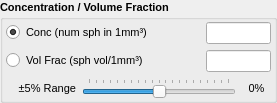
       <widget class="QGroupBox" name="groupBox_Conc">
        <property name="minimumSize">
         <size>
          <width>0</width>
          <height>0</height>
         </size>
        </property>
        <property name="font">
         <font>
          <family>Arial</family>
          <pointsize>8</pointsize>
          <bold>true</bold>
         </font>
        </property>
        <property name="title">
         <string>Concentration / Volume Fraction</string>
        </property>
        <layout class="QGridLayout" name="gridLayout_15">
         <property name="leftMargin">
          <number>3</number>
         </property>
         <property name="topMargin">
          <number>3</number>
         </property>
         <property name="rightMargin">
          <number>3</number>
         </property>
         <property name="bottomMargin">
          <number>2</number>
         </property>
         <item row="1" column="5" colspan="2">
          <widget class="QLineEdit" name="lineEdit_VolFrac">
           <property name="sizePolicy">
            <sizepolicy hsizetype="MinimumExpanding" vsizetype="Fixed">
             <horstretch>0</horstretch>
             <verstretch>0</verstretch>
            </sizepolicy>
           </property>
           <property name="minimumSize">
            <size>
             <width>45</width>
             <height>0</height>
            </size>
           </property>
           <property name="maximumSize">
            <size>
             <width>65</width>
             <height>16777215</height>
            </size>
           </property>
           <property name="font">
            <font>
             <family>Arial</family>
             <pointsize>8</pointsize>
             <bold>false</bold>
            </font>
           </property>
           <property name="alignment">
            <set>Qt::AlignRight|Qt::AlignTrailing|Qt::AlignVCenter</set>
           </property>
          </widget>
         </item>
         <item row="0" column="5" colspan="2">
          <widget class="QLineEdit" name="lineEdit_NumDen">
           <property name="sizePolicy">
            <sizepolicy hsizetype="MinimumExpanding" vsizetype="Fixed">
             <horstretch>0</horstretch>
             <verstretch>0</verstretch>
            </sizepolicy>
           </property>
           <property name="minimumSize">
            <size>
             <width>45</width>
             <height>0</height>
            </size>
           </property>
           <property name="maximumSize">
            <size>
             <width>65</width>
             <height>16777215</height>
            </size>
           </property>
           <property name="font">
            <font>
             <family>Arial</family>
             <pointsize>8</pointsize>
             <bold>false</bold>
            </font>
           </property>
           <property name="alignment">
            <set>Qt::AlignRight|Qt::AlignTrailing|Qt::AlignVCenter</set>
           </property>
          </widget>
         </item>
         <item row="2" column="2" colspan="4">
          <widget class="QSlider" name="slider_ConcPercentChange">
           <property name="font">
            <font>
             <family>Arial</family>
             <pointsize>9</pointsize>
             <bold>true</bold>
            </font>
           </property>
           <property name="minimum">
            <number>-10</number>
           </property>
           <property name="maximum">
            <number>10</number>
           </property>
           <property name="singleStep">
            <number>1</number>
           </property>
           <property name="orientation">
            <enum>Qt::Horizontal</enum>
           </property>
           <property name="invertedAppearance">
            <bool>false</bool>
           </property>
           <property name="tickPosition">
            <enum>QSlider::TicksAbove</enum>
           </property>
           <property name="tickInterval">
            <number>1</number>
           </property>
          </widget>
         </item>
         <item row="1" column="0" colspan="4">
          <widget class="QRadioButton" name="radioButton_VolFrac">
           <property name="font">
            <font>
             <family>Arial</family>
             <pointsize>8</pointsize>
             <bold>false</bold>
            </font>
           </property>
           <property name="contextMenuPolicy">
            <enum>Qt::CustomContextMenu</enum>
           </property>
           <property name="layoutDirection">
            <enum>Qt::LeftToRight</enum>
           </property>
           <property name="text">
            <string>Vol Frac (sph vol/1mm³) </string>
           </property>
           <attribute name="buttonGroup">
            <string notr="true">buttonGroup_ConcVolFrac</string>
           </attribute>
          </widget>
         </item>
         <item row="2" column="6">
          <widget class="QLabel" name="label_ActualConcPercent">
           <property name="minimumSize">
            <size>
             <width>0</width>
             <height>0</height>
            </size>
           </property>
           <property name="font">
            <font>
             <family>Arial</family>
             <pointsize>8</pointsize>
             <bold>false</bold>
            </font>
           </property>
           <property name="text">
            <string>0%</string>
           </property>
           <property name="alignment">
            <set>Qt::AlignCenter</set>
           </property>
          </widget>
         </item>
         <item row="0" column="0" colspan="4">
          <widget class="QRadioButton" name="radioButton_NumDen">
           <property name="font">
            <font>
             <family>Arial</family>
             <pointsize>8</pointsize>
             <bold>false</bold>
            </font>
           </property>
           <property name="contextMenuPolicy">
            <enum>Qt::CustomContextMenu</enum>
           </property>
           <property name="layoutDirection">
            <enum>Qt::LeftToRight</enum>
           </property>
           <property name="text">
            <string>Conc (num sph in 1mm³)</string>
           </property>
           <property name="checked">
            <bool>true</bool>
           </property>
           <attribute name="buttonGroup">
            <string notr="true">buttonGroup_ConcVolFrac</string>
           </attribute>
          </widget>
         </item>
         <item row="2" column="0" colspan="2">
          <widget class="QLabel" name="label_ConcPercent">
           <property name="font">
            <font>
             <family>Arial</family>
             <pointsize>8</pointsize>
             <bold>false</bold>
            </font>
           </property>
           <property name="text">
            <string>±5% Range</string>
           </property>
           <property name="alignment">
            <set>Qt::AlignRight|Qt::AlignTrailing|Qt::AlignVCenter</set>
           </property>
          </widget>
         </item>
         <item row="1" column="4">
          <spacer name="horizontalSpacer1">
           <property name="orientation">
            <enum>Qt::Horizontal</enum>
           </property>
           <property name="sizeHint" stdset="0">
            <size>
             <width>40</width>
             <height>20</height>
            </size>
           </property>
          </spacer>
         </item>
         <item row="0" column="4">
          <spacer name="horizontalSpacer2">
           <property name="orientation">
            <enum>Qt::Horizontal</enum>
           </property>
           <property name="sizeHint" stdset="0">
            <size>
             <width>40</width>
             <height>20</height>
            </size>
           </property>
          </spacer>
         </item>
        </layout>
       </widget>
